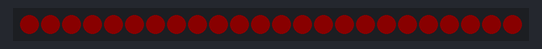
Bench run of a sketch on a simulated Arduino Uno, built with avr-gcc and run on an emulated ATmega328P. On the bench: 24 RGB LEDs in strip order, left to right. Dim RGB values are drawn brighter than linear.

Above: at 0.1 s.
At 1.28 s:
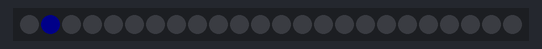
At 1.79 s:
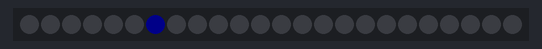
At 2.71 s:
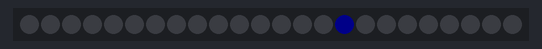
At 3.58 s:
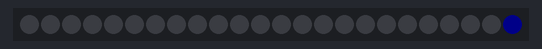
At 5.99 s:
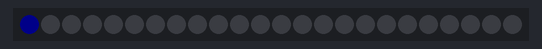

Measured:
- by itself, everything shown: repeats every 6.0 s, in 49 steps

The sketch:

coderdojo_pixels_ring_10.ino
```cpp
#include <Adafruit_NeoPixel.h>

// Vaste waarden om het programma leesbaarder te maken. Daarvoor gebruiken we #define ...

// Arduino Uno, bordselectie: 'Arduino Uno'
// #define PIXEL_PIN 11  // ESP32 DEV module pin pixels

// ESP32 DEV module, bordselectie: 'ESP32 DEV module'
// #define PIXEL_PIN 13  // ESP32 DEV module pin pixels

// ESP32 C3 Super Mini (Plus), bordselectie: 'Nologo ESPC3 Super Mini'
#define PIXEL_PIN 0  // ESP32 C3 Super Mini (Plus) pin pixels

#define AANTAL_PIXELS 24  // Pas dit aan voor het aantal pixels dat jij op jouw pixelring hebt. 8, 12, 16 of 24.

// Dit zijn de codes om kleuren te kiezen voor de pixel, meer uitleg komt later.
#define KLEUR_ROOD 0xFF0000     // Rood
#define KLEUR_GEEL 0xFFFF00     // Geel
#define KLEUR_GROEN 0x00FF00    // Groen
#define KLEUR_INDIGO 0x00FFFF   // Indigo
#define KLEUR_BLAUW 0x0000FF    // Blauw
#define KLEUR_MAGENTA 0xFF00FF  // Magenta
#define KLEUR_WIT 0xFFFFFF      // Wit

#define PIXEL_HELDERHEID 10  // Pas hier de helderheid aan van de pixels. 0 is donker tot 255 is helder.

// Hier bepaal je het aantal pixels, welke pin aansluiting, welk type pixels.
Adafruit_NeoPixel pixels(AANTAL_PIXELS, PIXEL_PIN, NEO_GRB + NEO_KHZ800);

void kleurAllePixels(uint32_t kleur) {
  for (int i = 0; i < AANTAL_PIXELS; i++) {
    pixels.setPixelColor(i, kleur);
    pixels.show();
  }
}

// Een functie die enkel de eerste pixel kleurt, daarna enkel de tweede, enzovoort
// tot en met de laatste pixel. Tussen elke stap is er een vertraging van 100 milliseconde.
void draaiendePixel(uint32_t kleur) {
  for (int i = 0; i < AANTAL_PIXELS; i++) {
    pixels.setPixelColor(i, kleur);
    pixels.show();
    delay(100);
    pixels.clear();
    pixels.show();
  }
}

// Een functie die enkel de laatste pixel kleurt, daarna enkel de voorlaatste, enzovoort
// tot en met de eerste pixel. Tussen elke stap is er een vertraging van 100 milliseconde.
void draaiendePixel2(uint32_t kleur) {
  for (int i = AANTAL_PIXELS - 1; i >= 0; i--) {
    pixels.setPixelColor(i, kleur);
    pixels.show();
    delay(100);
    pixels.clear();
    pixels.show();
  }
}
// Alles klaar zetten
void setup() {
  // De pixels klaarmaken voor gebruik
  pixels.begin();                          // initialisatie pixels
  pixels.setBrightness(PIXEL_HELDERHEID);  // Helderheid aanpassen van 0 (donker) tot 255 (helder)
}

// Hoofdlus
void loop() {
  kleurAllePixels(KLEUR_ROOD);
  delay(1000);
  pixels.clear();
  pixels.show();
  delay(100);  // Wacht 100 milliseconde
  draaiendePixel(KLEUR_BLAUW);

  // Hier is een exta functie die in de andere richting draait
  draaiendePixel2(KLEUR_BLAUW);

  /*
  Opdracht
  Pas draaiendePixel()en draaiendePixel2() op dezelfde manier aan zodat je de vertraging van
  100 milliseconden als een parameter kan meegeven.
  */
}
```
